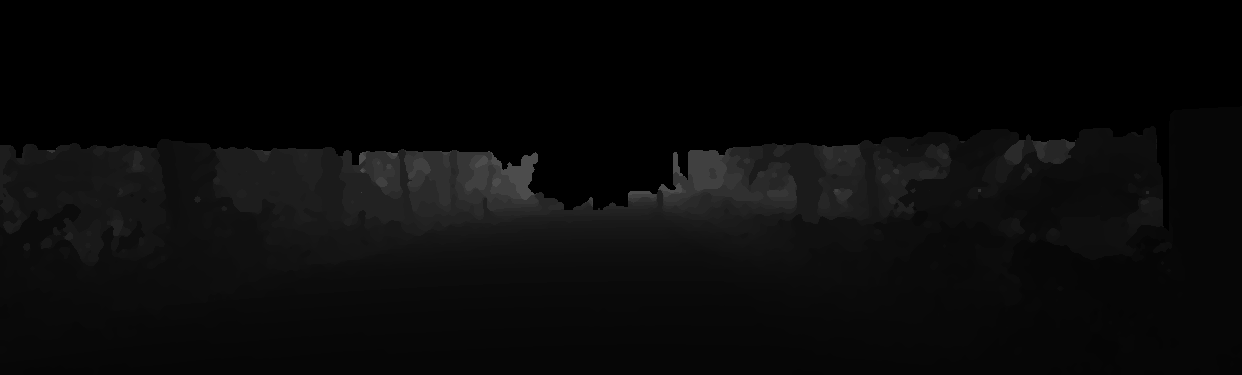
#> input picture AER1515/Assignment 3/est_depth/000011.png, 1242 x 375 px, found by its file name
$ python starter_code_feature.py
#> lines starting #> are read from the running program, lines starting #| are printed output that depends on the picture
import enum
import cv2
from cv2 import illuminationChange
import numpy as np
import cv2 as cv
from matplotlib import pyplot as plt
import csv
import os

from pyparsing import original_text_for

class FrameCalib:
    """Frame Calibration

    Fields:
        p0-p3: (3, 4) Camera P matrices. Contains extrinsic and intrinsic parameters.
        r0_rect: (3, 3) Rectification matrix
        velo_to_cam: (3, 4) Transformation matrix from velodyne to cam coordinate
            Point_Camera = P_cam * R0_rect * Tr_velo_to_cam * Point_Velodyne
        """

    # [56 lines left out: functions __init__, read_frame_calib, not called in this run]


class StereoCalib:
    """Stereo Calibration

    Fields:
        baseline: distance between the two camera centers
        f: focal length
        k: (3, 3) intrinsic calibration matrix
        p: (3, 4) camera projection matrix
        center_u: camera origin u coordinate
        center_v: camera origin v coordinate
        """

    # [102 lines left out: functions __init__, krt_from_p, get_stereo_calibration, not called in this run]

def question1_1(training = False):
#> called with training = False
    if training == False:
        left_image_dir = os.path.abspath('./test/left')
        right_image_dir = os.path.abspath('./test/right')
        sample_list = ['000011', '000012', '000013', '000014','000015'] # Sample list testing
    else:
        left_image_dir = os.path.abspath('./training/left')
        right_image_dir = os.path.abspath('./training/right')
        sample_list = ['000001', '000002', '000003', '000004','000005', '000006', '000007', '000008', '000009', '000010'] # Sample list training

    ## Main
    for sample_name in sample_list:
        left_image_path = left_image_dir +'/' + sample_name + '.png'
        img_left = cv.imread(left_image_path, 0)
#> img_left is the input picture: shape (375, 1242); min 0, max 76, mean 9.4

        right_image_path = right_image_dir +'/' + sample_name + '.png'
        img_right = cv.imread(left_image_path, 0)

        # TODO: Initialize a feature detector with 1000 keypoints
        orb = cv.ORB_create(nfeatures=1000)
        kp1, des1 = orb.detectAndCompute(img_left, None) # Detect and compute keypoints using ORB
#> kp1 = 392 keypoints; strongest (x, y, size): (504, 167, 37.2), (509, 163, 37.2), (535, 154, 37.2), (534, 154, 44.6)
        kp2, des2 = orb.detectAndCompute(img_right, None) # Detect and compute keypoints using ORB
#> kp2 has the same summary as kp1

        # Two methods are used to draw the keypoints
        img = cv.drawKeypoints(img_left, kp1, None, color=(0,255,0), flags=0) # draw only keypoints location,not size and orientation
        plt.imshow(img), plt.show() # Show image

        img2 = cv.drawKeypoints(img_left, kp1, None, flags=cv.DRAW_MATCHES_FLAGS_DRAW_RICH_KEYPOINTS)
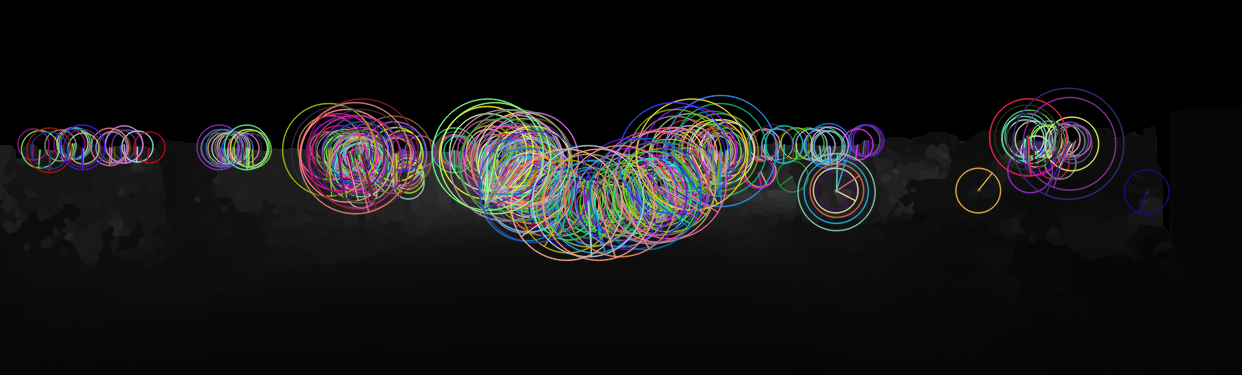
#> img2: shape (375, 1242, 3); mean of channels 0, 1, 2 20.8, 20.5, 21.2; drawn as B, G, R
        plt.imshow(img2), plt.show() # Show image
#> pass 2 of the loop in question1_1, `for sample_name in sample_list:`:
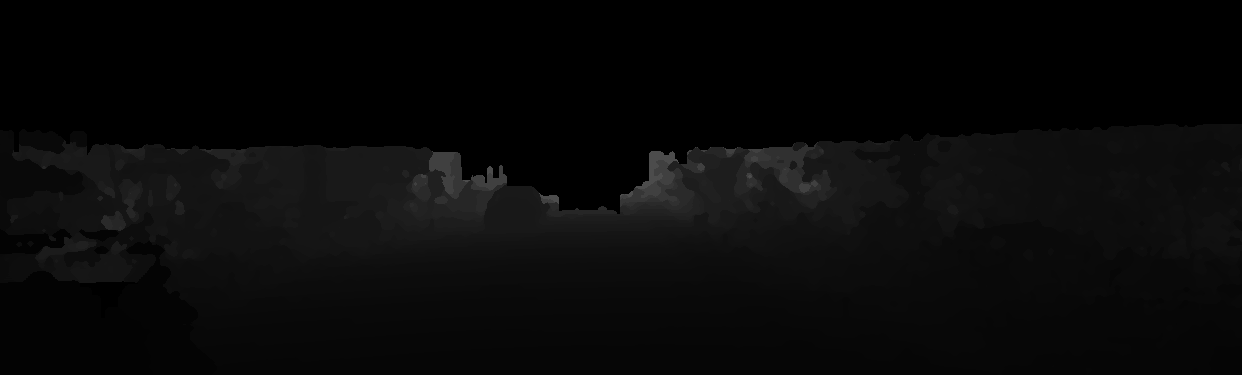
#> input picture AER1515/Assignment 3/est_depth/000012.png, 1242 x 375 px, found by its file name
#> in question1_1, img_left is the input picture: shape (375, 1242); min 0, max 76, mean 8.7
#> kp1 = 375 keypoints; strongest (x, y, size): (671, 153, 44.6), (645, 181, 31), (556, 196, 44.6), (489, 170, 64.3)
#> kp2 has the same summary as kp1
#> in question1_1, `img2 = cv.drawKeypoints(img_left, kp1, None, flags=cv.DRAW_MATCHES_FLA..`:
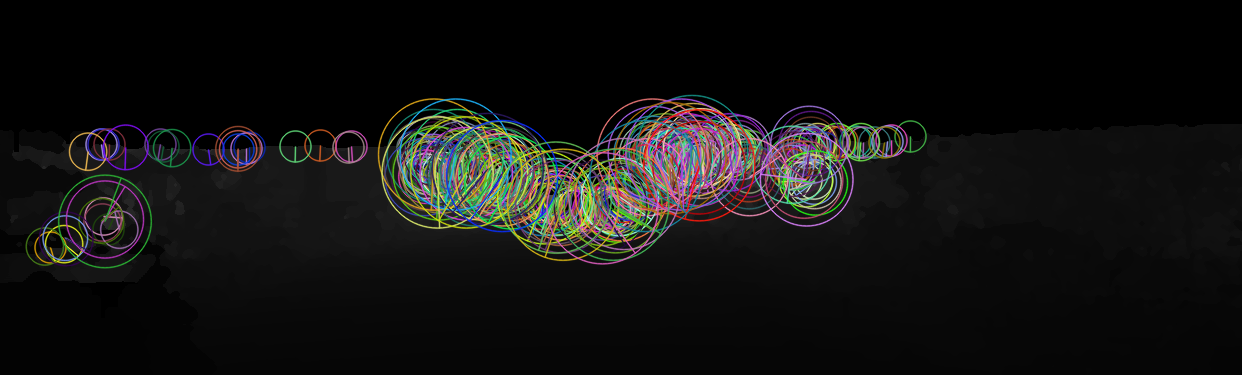
#> img2: shape (375, 1242, 3); mean of channels 0, 1, 2 17.6, 18.7, 19.1; drawn as B, G, R
#> pass 3 of the loop in question1_1, `for sample_name in sample_list:`:
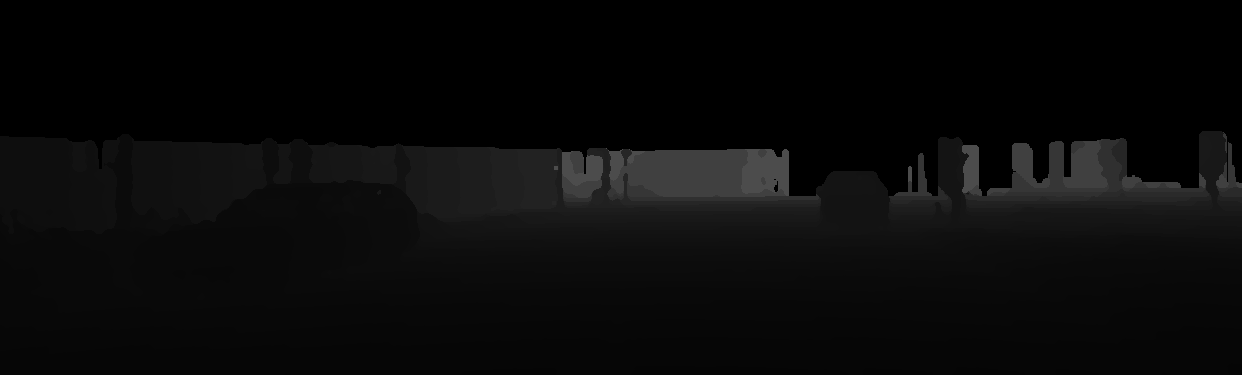
#> input picture AER1515/Assignment 3/est_depth/000013.png, 1242 x 375 px, found by its file name
#> in question1_1, img_left is the input picture: shape (375, 1242); min 0, max 76, mean 9.4
#> kp1 = 412 keypoints; strongest (x, y, size): (785, 149, 37.2), (779, 154, 53.6), (774, 187, 37.2), (785, 150, 44.6)
#> kp2 has the same summary as kp1
#> in question1_1, `img2 = cv.drawKeypoints(img_left, kp1, None, flags=cv.DRAW_MATCHES_FLA..`:
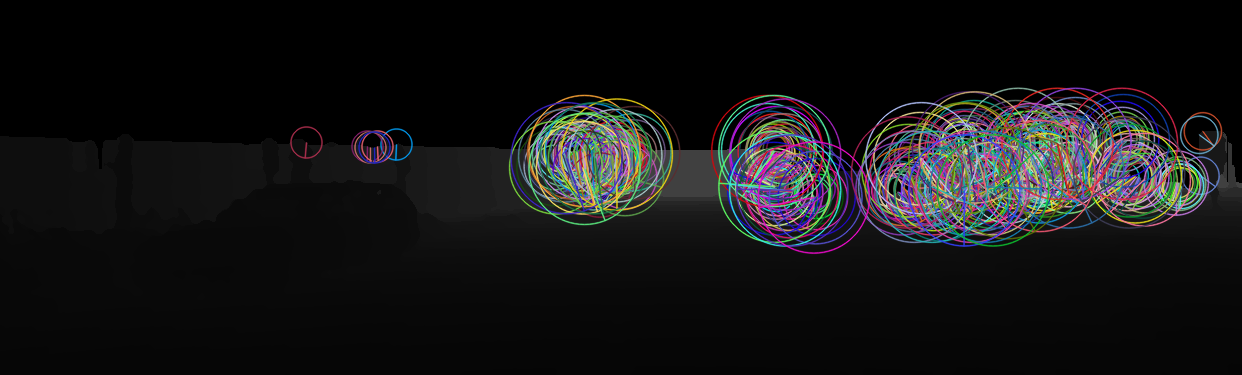
#> img2: shape (375, 1242, 3); mean of channels 0, 1, 2 21.6, 20.6, 21.1; drawn as B, G, R
#> the loop made 5 passes; the first 3 are shown


# [291 lines left out: functions question1_2, question1_3, eval_result, not called in this run]

# Call function default is calling question 1,2,3 for testing
#> (the run stopped early here; a loop or call above may not have finished)
